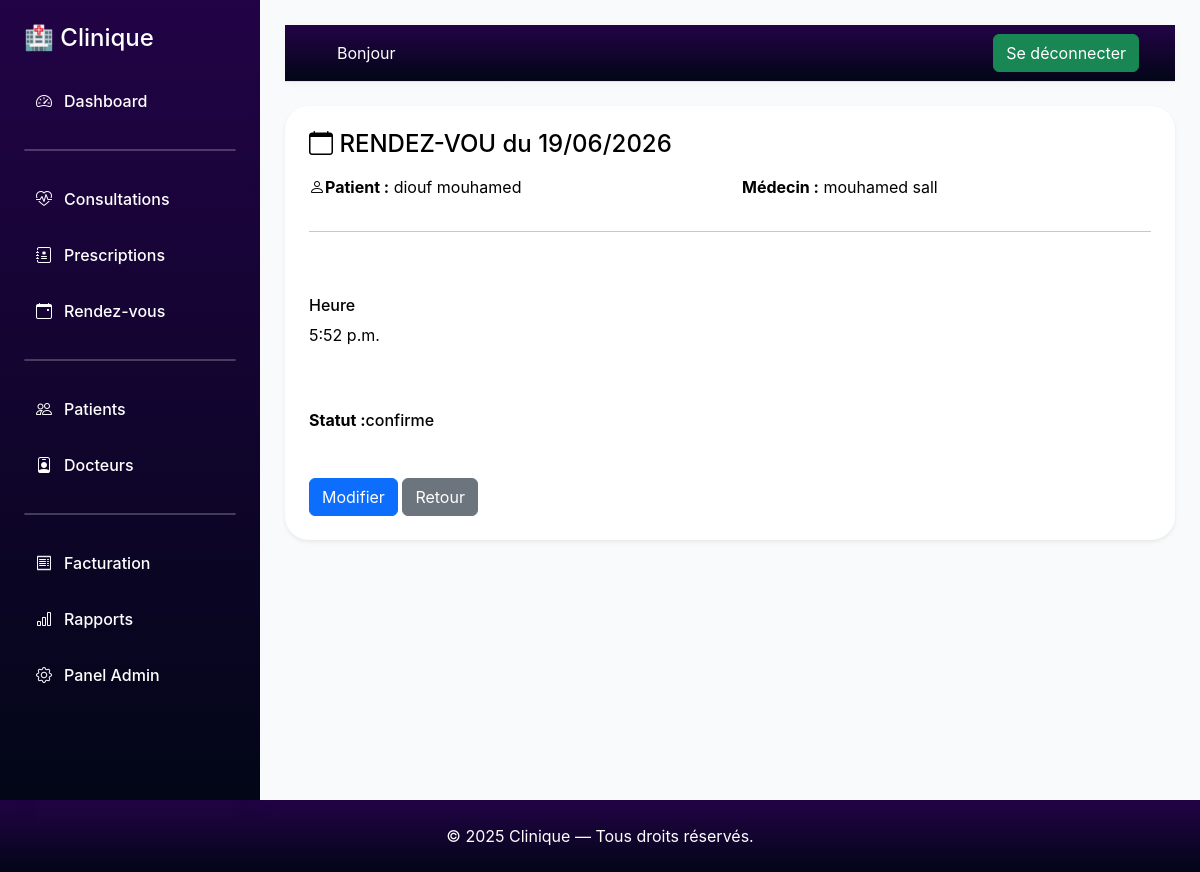
The page /rendez/vous/detail/1/ (signed in) on the database its author committed.
### rendez_vous/models.py (models this page shows, shortened)
class RendezVous(models.Model):
    STATUT_CHOICES = (
        ('attente', 'En attente'),
        ('confirme', 'Confirmé'),
        ('annule', 'Annulé'),
    )
    patient = models.ForeignKey(
        Patient,
        on_delete=models.CASCADE,
        related_name='rendez_vous'
    )
    medecin = models.ForeignKey(
        Medecin,
        on_delete=models.CASCADE,
        related_name='rendez_vous'
    )
    date = models.DateTimeField()
    heure = models.TimeField()
    statut = models.CharField(
        max_length=10,
        choices=STATUT_CHOICES,
        default='attente'
    )
    notification_envoyee = models.BooleanField(default=False)
    created_at = models.DateTimeField(auto_now_add=True)
    class Meta:
        ordering = ['-date', '-heure']
        indexes = [
            models.Index(fields=['date']),
            models.Index(fields=['medecin']),
            models.Index(fields=['patient']),
        ]

### patient/models.py (models this page shows, shortened)
class Patient(models.Model):
    SEXE_CHOICES = (
        ('M', 'Masculin'),
        ('F', 'Féminin'),
    )
    utilisateur = models.OneToOneField(settings.AUTH_USER_MODEL, on_delete=models.SET_NULL, null=True, blank=True)
    nom = models.CharField(max_length=100)
    prenom = models.CharField(max_length=100)
    date_naissance = models.DateField(blank=True)
    sexe = models.CharField(max_length=1, choices=SEXE_CHOICES)
    telephone = models.CharField(max_length=20, null=True, blank=True)
    numero_patient = models.CharField(max_length=20, unique=True, blank=True, null=True)
    adresse = models.TextField()
    groupe_sanguin = models.CharField(max_length=5, blank=True)
    created_at = models.DateTimeField(auto_now_add=True)
    email = models.EmailField(blank=True, null=True)
    class Meta:
        ordering=['-created_at']

### medecin/models.py (models this page shows)
class Medecin(models.Model):
    user = models.OneToOneField(settings.AUTH_USER_MODEL, on_delete=models.CASCADE)
    specialite = models.CharField(max_length=100)
    departement = models.ForeignKey(Departement, on_delete=models.SET_NULL, null=True, blank=True)
    telephone = models.CharField(max_length=20)
    nom = models.CharField(max_length=20, null=True, blank=True)
    prenom = models.CharField(max_length=20, null=True, blank=True)
    def __str__(self):
        return f"{self.prenom} {self.nom}" if self.prenom and self.nom else self.user.get_full_name() or self.user.username

### rendez_vous/views.py (the view)
# urls.py: path('detail/<int:pk>/', views.RendezVousDetailView.as_view(), name='detail'),
class RendezVousDetailView(RendezVousMixin, BaseMixin, DetailView):
    template_name = 'rendez_vous/rendez_vous_detail.html'
    context_object_name = 'rendez_vous'
    def get_queryset(self):
        qs= super().get_queryset()
        return qs.filter(medecin__departement=self.request.user.medecin.departement)

### rendez_vous/views.py (called while the page is built)
    def get_queryset(self):
        return RendezVous.objects.select_related('patient', 'medecin').filter(medecin__user=self.request.user)

    def dispatch(self, request, *args, **kwargs):
     if not hasattr(request.user, 'medecin'):
        raise PermissionDenied("acces reserve aux medecins")
     return super().dispatch(request, *args, **kwargs)

### rendez_vous/templates/rendez_vous/rendez_vous_detail.html (shortened to what this page needs)
{% extends "dashboard.html" %}
{% block content %}
<div class="card p-4 shadow-sm">
    <h4 class="mb-3 text-black font-bold-600 py-10"> <i class="bi bi-calendar"></i> RENDEZ-VOU  du {{ rendez_vous.date|date:"d/m/Y" }}</h4>
    <div class="row mb-3">
        <div class="col-md-6 text-black">
            <strong class="text-black"><i class="bi bi-person"></i>Patient :</strong> {{ rendez_vous.patient.nom }}      {{ rendez_vous.patient.prenom }}
        </div>
        <div class="col-md-6 text-black">
            <strong text-black>Médecin :</strong> {{ rendez_vous.medecin }}
        </div>
    </div>
    <hr>
    <div class="my-5">
        <h6 class="text-black font-bold-600">Heure</h6>
        <p class="text-black">{{ rendez_vous.heure }}</p>
    </div>
    <div class="mb-3">
        <h6 class="text-black"><strong>Statut :</strong>{{ rendez_vous.statut }}</h6>
    </div>
    <div class="mt-4">
        <a href="{% url 'rendez_vous:modifier' rendez_vous.id %}"
           class="btn btn-primary">
            Modifier
        </a>
        <a href="{% url 'rendez_vous:list' %}"
           class="btn btn-secondary">
            Retour
        </a>
    </div>
</div>
{% endblock %}

### static/css/base.css (style rules this page uses)
body { background:#f8fafc; color:#0f172a; font-family:"Inter",sans-serif; }
.card { background:white; border:none; border-radius:24px; box-shadow: 0 10px 30px rgba(15,23,42,.05); transition:.3s; }

### comptes/templates/dashboard.html (style rules this page uses)
body { background-color: #f5f7fb; }

### rows shown on the page
RendezVous: date "19/06/2026", patient.nom "diouf", patient.prenom "mouhamed", medecin "mouhamed sall", heure "5:52 p.m.", statut "confirme"
